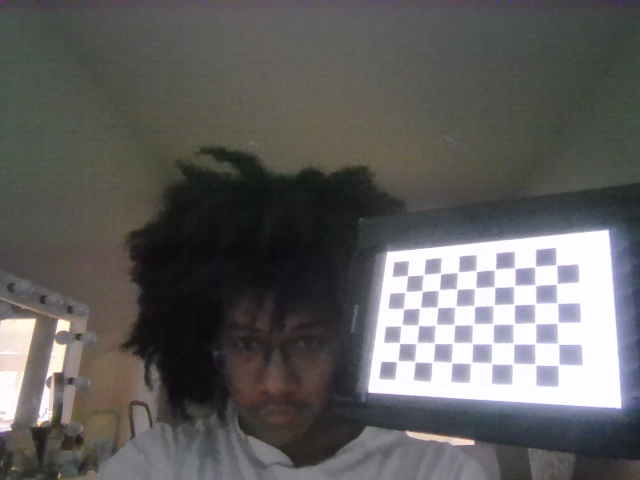
#> input picture repos/StereoSensing/CameraCalibration1/CaliPNG0.png, 640 x 480 px; its folder holds 5 pictures in this run
$ python CaliTest.py
#> lines starting #> are read from the running program, lines starting #| are printed output that depends on the picture; after the words box and inside, x2 and y2 are one past the last pixel; in counts of white or black regions, pixels touching at a corner belong together
import numpy as np
import cv2 as cv
import glob
import pickle


################ FIND CHESSBOARD CORNERS - OBJECT POINTS AND IMAGE POINTS #############################

chessboardSize = (9,6)
frameSize = (1920,1080)


# termination criteria
criteria = (cv.TERM_CRITERIA_EPS + cv.TERM_CRITERIA_MAX_ITER, 30, 0.001)


# prepare object points, like (0,0,0), (1,0,0), (2,0,0) ....,(6,5,0)
objp = np.zeros((chessboardSize[0] * chessboardSize[1], 3), np.float32)
objp[:,:2] = np.mgrid[0:chessboardSize[0],0:chessboardSize[1]].T.reshape(-1,2)

size_of_chessboard_squares_mm = 12.5
objp = objp * size_of_chessboard_squares_mm


# Arrays to store object points and image points from all the images.
objpoints = [] # 3d point in real world space
imgpoints = [] # 2d points in image plane.


images = (glob.glob(r'C:\Users\kylem\source\repos\CameraCalibration1\*.png'))

for image in images:

    img = cv.imread(image)
#> img is the input picture: shape (480, 640, 3); mean B, G, R 94.5, 95.2, 96.4
    gray = cv.cvtColor(img, cv.COLOR_BGR2GRAY)
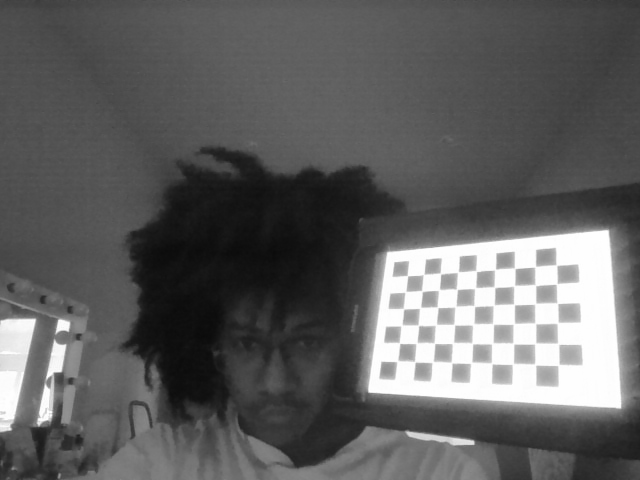
#> gray: shape (480, 640); min 10, max 255, mean 95.5

    # Find the chess board corners
    ret, corners = cv.findChessboardCorners(gray, chessboardSize, None)
#> ret = True; corners = 54 rows, first 8: [406.8, 276.2], [423.6, 274.3], [440.6, 272.9], [459.2, 272.7], [476.6, 270.6], [495.5, 269.4], [513.8, 269.3], [534.9, 266.6]

    # If found, add object points, image points (after refining them)
    if ret == True:

        objpoints.append(objp)
        corners2 = cv.cornerSubPix(gray, corners, (11,11), (-1,-1), criteria)
#> corners2 = 54 rows, first 8: [407.4, 275.5], [423.6, 274.6], [440.4, 273.4], [458, 272.2], [476.3, 270.9], [495.1, 269.5], [514.6, 268.2], [535.2, 266.6]
        imgpoints.append(corners)

        # Draw and display the corners
        cv.drawChessboardCorners(img, chessboardSize, corners2, ret)
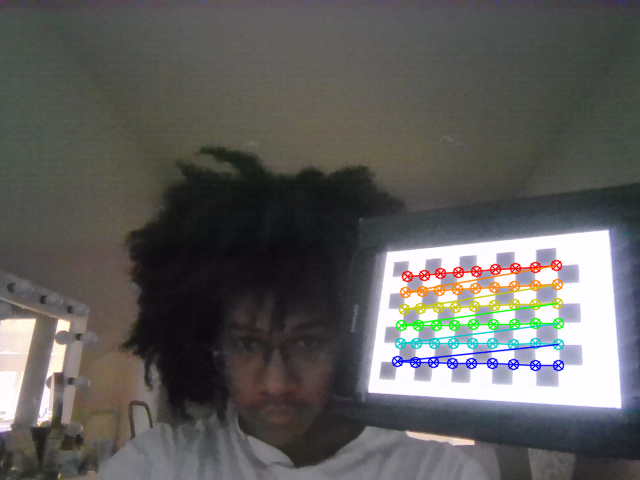
#> img: shape (480, 640, 3); 2.91% of pixels changed, all inside (x1, y1, x2, y2) = (391, 259, 565, 372)
        cv.imshow('img', img)
        cv.waitKey(1000)
#> pass 2 of the loop `for image in images:`:
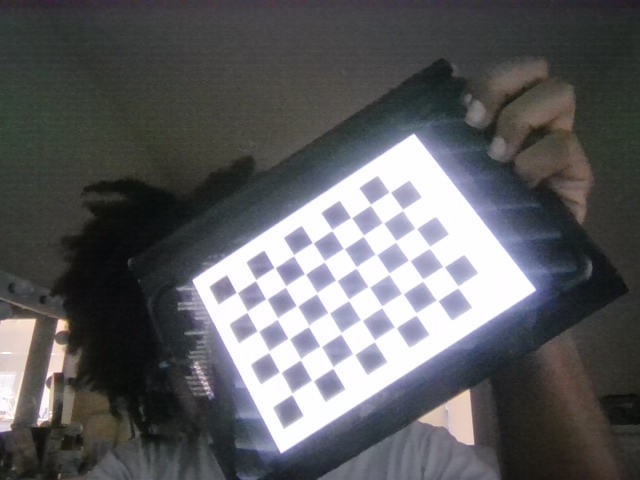
#> input picture repos/StereoSensing/CameraCalibration1/CaliPNG1.png, 640 x 480 px
#> img is the input picture: shape (480, 640, 3); mean B, G, R 96.2, 93.6, 93.4
#> `gray = cv.cvtColor(img, cv.COLOR_BGR2GRAY)`:
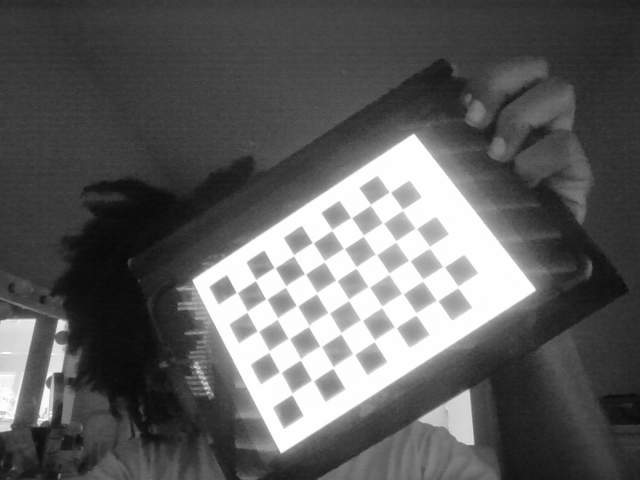
#> gray: shape (480, 640); min 8, max 255, mean 93.8
#> corners = 54 rows, first 8: [237.3, 293.3], [255.3, 280], [274.6, 267.6], [293.4, 255.2], [312.7, 243.4], [331.9, 230.3], [351.2, 217.5], [371, 204.9]
#> corners2 = 54 rows, first 8: [236.7, 292.6], [255.5, 280], [274.5, 267.6], [293.5, 255.2], [312.7, 242.7], [331.9, 229.8], [351.2, 217.5], [370.5, 204.7]
#> `cv.drawChessboardCorners(img, chessboardSize, corners2, ret)`:
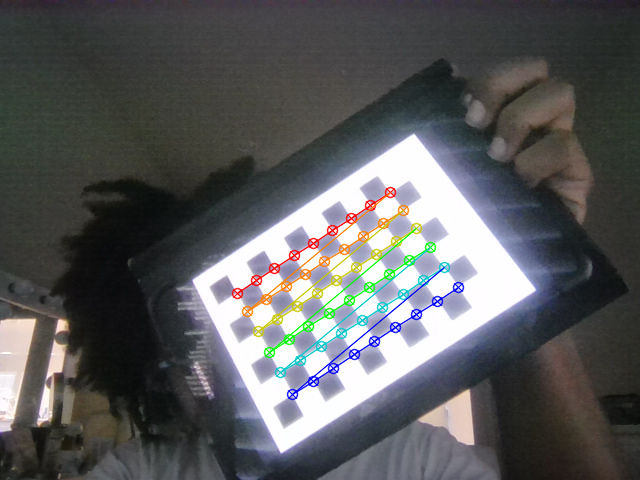
#> img: shape (480, 640, 3); 3.03% of pixels changed, all inside (x1, y1, x2, y2) = (231, 186, 465, 401)
#> pass 3 of the loop `for image in images:`:
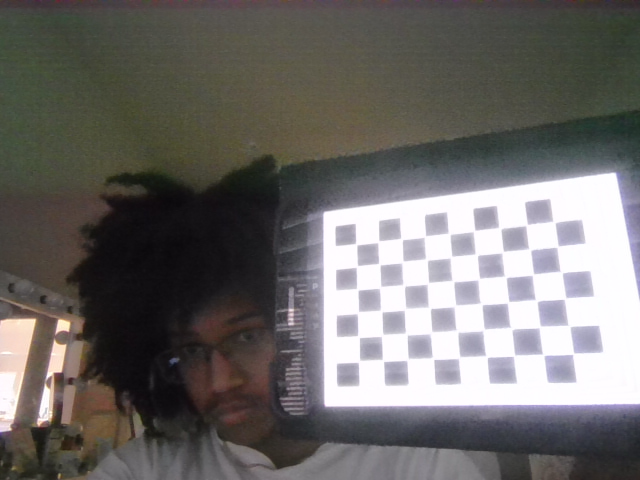
#> input picture repos/StereoSensing/CameraCalibration1/CaliPNG2.png, 640 x 480 px
#> img is the input picture: shape (480, 640, 3); mean B, G, R 105.2, 107.3, 110
#> `gray = cv.cvtColor(img, cv.COLOR_BGR2GRAY)`:
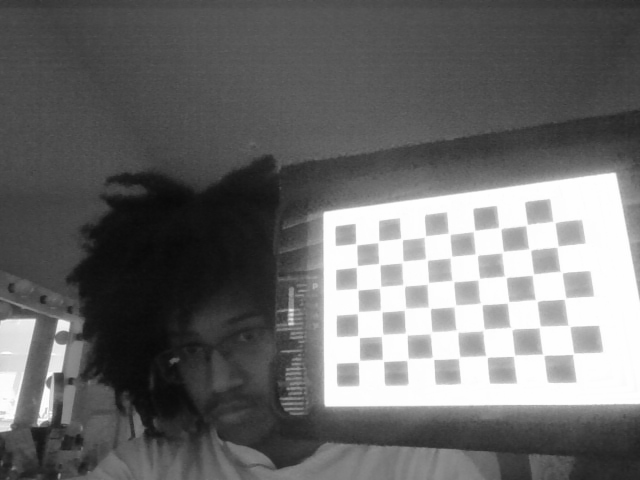
#> gray: shape (480, 640); min 9, max 255, mean 107.9
#> corners = 54 rows, first 8: [357, 246], [378.5, 242], [402.1, 238.5], [426.5, 236.4], [450.2, 231], [473.7, 229.2], [500, 228], [526.3, 224.3]
#> corners2 = 54 rows, first 8: [356.1, 244.1], [378.4, 241.7], [401.4, 238.9], [425, 236.5], [449.1, 233.7], [474.2, 230.8], [499.8, 228.1], [526.6, 225.1]
#> `cv.drawChessboardCorners(img, chessboardSize, corners2, ret)`:
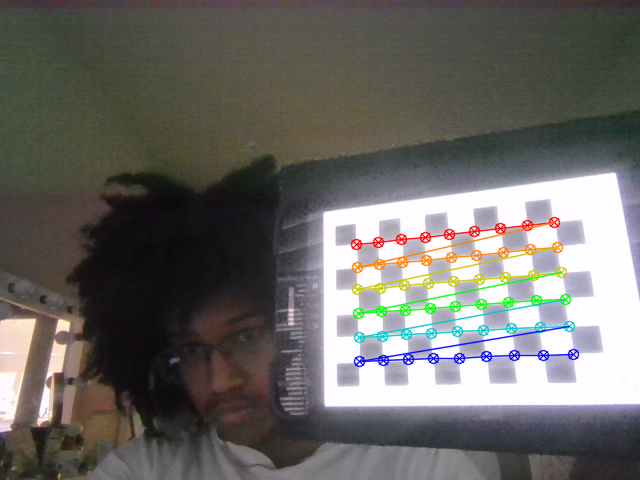
#> img: shape (480, 640, 3); 3.49% of pixels changed, all inside (x1, y1, x2, y2) = (350, 216, 580, 368)
#> the loop made 5 passes; the first 3 are shown


cv.destroyAllWindows()

############# CALIBRATION #######################################################

ret, cameraMatrix, dist, rvecs, tvecs = cv.calibrateCamera(objpoints, imgpoints, frameSize, None, None)

# Save the camera calibration result for later use (we won't worry about rvecs / tvecs)
pickle.dump((cameraMatrix, dist), open( "calibration.pkl", "wb" ))
pickle.dump(cameraMatrix, open( "cameraMatrix.pkl", "wb" ))
pickle.dump(dist, open( "dist.pkl", "wb" ))


############## UNDISTORTION #####################################################

img = cv.imread(r'C:\Users\kylem\source\repos\CameraCalibration1\CaliPNG5.png')
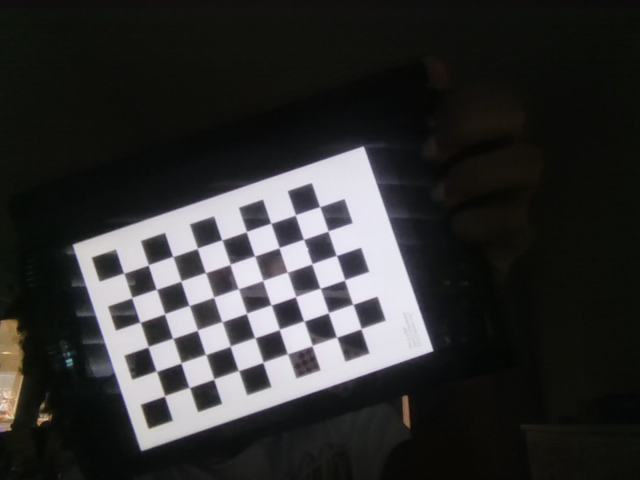
#> input picture repos/StereoSensing/CameraCalibration1/CaliPNG5.png, 640 x 480 px, found by its file name
#> img is the input picture: shape (480, 640, 3); mean B, G, R 49.4, 49.8, 50
h,  w = img.shape[:2]
#> h = 480; w = 640
newCameraMatrix, roi = cv.getOptimalNewCameraMatrix(cameraMatrix, dist, (w,h), 1, (w,h))


# Undistort
dst = cv.undistort(img, cameraMatrix, dist, None, newCameraMatrix)
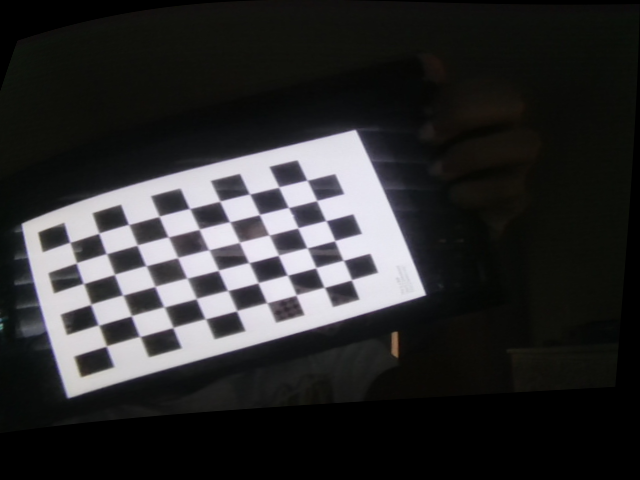
#> dst: shape (480, 640, 3); mean B, G, R 46.3, 45.8, 46

# crop the image
x, y, w, h = roi
dst = dst[y:y+h, x:x+w]
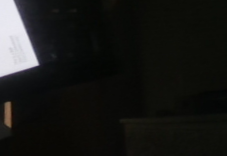
#> dst: shape (156, 227, 3); mean B, G, R 23.2, 25.4, 25.1
cv.imwrite(r'C:\Users\kylem\source\repos\CameraCalibration1\caliresult' + '.png', dst)


# [13 lines of commented-out code are left out]
mean_error = 0

for i in range(len(objpoints)):
    imgpoints2, _ = cv.projectPoints(objpoints[i], rvecs[i], tvecs[i], cameraMatrix, dist)
    error = cv.norm(imgpoints[i], imgpoints2, cv.NORM_L2)/len(imgpoints2)
    mean_error += error

print( "total error: {}".format(mean_error/len(objpoints)) )
print (cameraMatrix)
